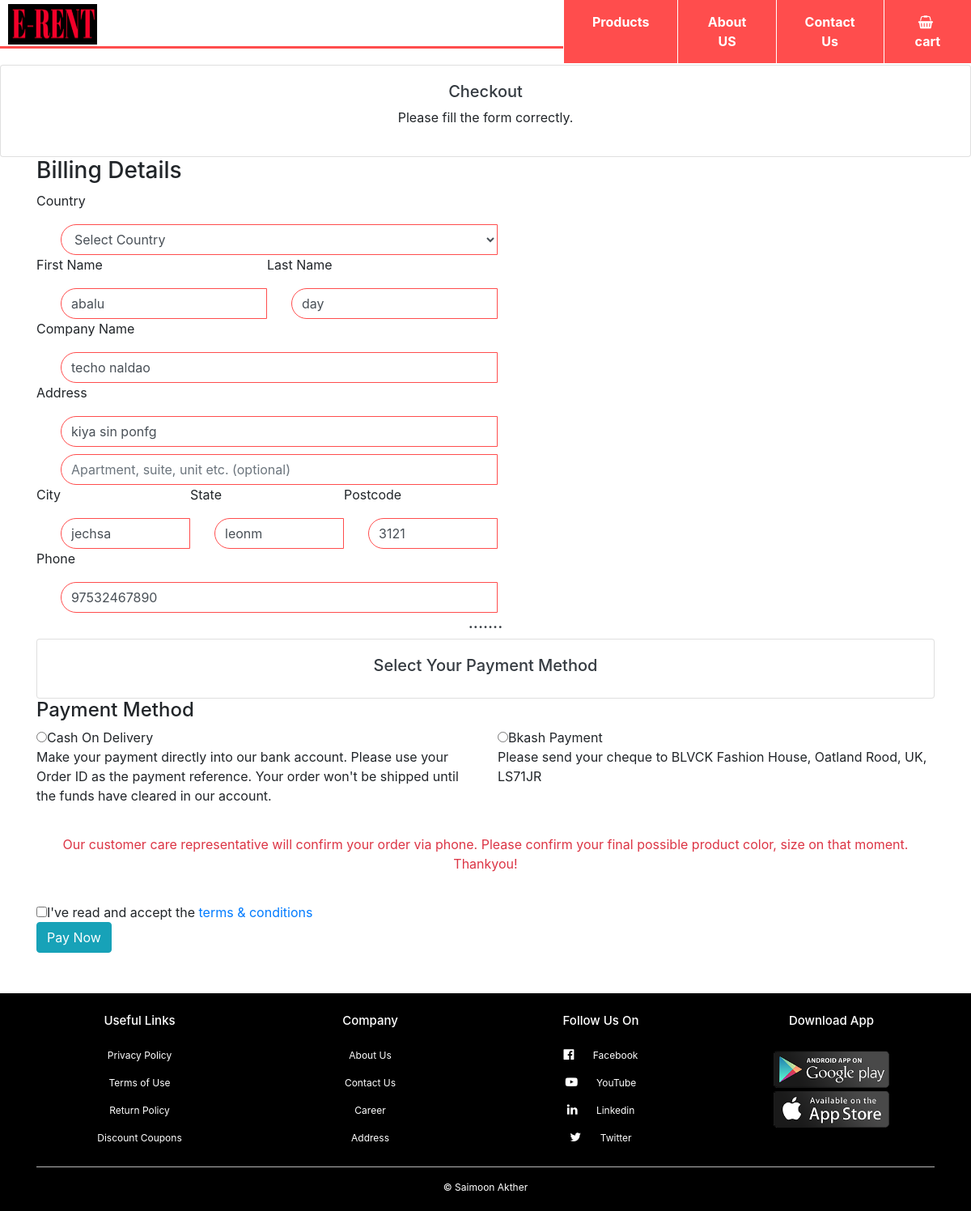
The page /checkout.php (signed in) on the database its author committed.
### tables this page shows
CREATE TABLE `userinfo` (
  `id` int(11) NOT NULL,
  `uid` int(11) NOT NULL,
  `firstname` varchar(255) NOT NULL,
  `lastname` varchar(255) NOT NULL,
  `company` varchar(255) NOT NULL,
  `address1` varchar(255) NOT NULL,
  `address2` varchar(255) NOT NULL,
  `city` varchar(255) NOT NULL,
  `state` varchar(255) NOT NULL,
  `country` varchar(255) NOT NULL,
  `zip` varchar(255) NOT NULL,
  `mobile` varchar(255) NOT NULL
);

### checkout.php (the view, shortened to what this page needs)
<?php
	require_once ('database/config.php');
include ('include/header.php');
$uid = $_SESSION['customerid'];
$sql = "SELECT * FROM userinfo WHERE uid=$uid";
$res = mysqli_query($connection, $sql);
$r = mysqli_fetch_assoc($res);
?>
<div class="card">
<div class="card-body">
<h5 class="text-center text-dark">Checkout</h5>
<p class="text-center">Please fill the form correctly.</p>
</div>
</div>
	<section id="content">
		<div class="content-blog">
<form method="post">
<div class="container">
			<div class="row">
				<div class="col-md-6 col-md-offset-3">
					<div class="billing-details">
						<h3 class="uppercase">Billing Details</h3>
							<label class="">Country </label>
							<select name="country" class="form-control">
								<option value="">Select Country</option>
							</select>
							<div class="row">
								<div class="col-md-6">
									<label>First Name </label>
									<input name="fname" class="form-control" placeholder="" value="<?php if(!empty($r['firstname'])){ echo $r['firstname']; } elseif(isset($fname)){ echo $fname; } ?>" type="text">
								</div>
								<div class="col-md-6">
									<label>Last Name </label>
									<input name="lname" class="form-control" placeholder="" value="<?php if(!empty($r['lastname'])){ echo $r['lastname']; }elseif(isset($lname)){ echo $lname; } ?>" type="text">
								</div>
							</div>
							<label>Company Name</label>
							<input name="company" class="form-control" placeholder="" value="<?php if(!empty($r['company'])){ echo $r['company']; }elseif(isset($company)){ echo $company; } ?>" type="text">
							<label>Address </label>
							<input name="address1" class="form-control" placeholder="Street address" value="<?php if(!empty($r['address1'])){ echo $r['address1']; } elseif(isset($address1)){ echo $address1; } ?>" type="text">
							<input name="address2" class="form-control" placeholder="Apartment, suite, unit etc. (optional)" value="<?php if(!empty($r['address2'])){ echo $r['address2']; }elseif(isset($address2)){ echo $address2; } ?>" type="text">
							<div class="row">
								<div class="col-md-4">
									<label>City </label>
									<input name="city" class="form-control" placeholder="City" value="<?php if(!empty($r['city'])){ echo $r['city']; }elseif(isset($city)){ echo $city; } ?>" type="text">
								</div>
								<div class="col-md-4">
									<label>State</label>
									<input name="state" class="form-control" value="<?php if(!empty($r['state'])){ echo $r['state']; }elseif(isset($state)){ echo $state; } ?>" placeholder="State" type="text">
								</div>
								<div class="col-md-4">
									<label>Postcode </label>
									<input name="zipcode" class="form-control" placeholder="Postcode / Zip" value="<?php if(!empty($r['zip'])){ echo $r['zip']; }elseif(isset($zip)){ echo $zip; } ?>" type="text">
								</div>
							</div>
							<label>Phone </label>
							<input name="phone" class="form-control" id="billing_phone" placeholder="" value="<?php if(!empty($r['mobile'])){ echo $r['mobile']; }elseif(isset($phone)){ echo $phone; } ?>" type="text">
					</div>
				</div>
			</div>
			<h5 class="text-center text-dark">.......</h5>
			<div class="card">
  <div class="card-body">
  <h5 class="text-center text-dark">Select Your Payment Method</h5>
  </div>
</div>
			<h4 class="heading">Payment Method</h4>
			<div class="payment-method">
				<div class="row">
						<div class="col-md-6">
							<input name="payment" id="radio1" class="css-checkbox" type="radio" value="cod"><span>Cash On Delivery</span>
							<p>Make your payment directly into our bank account. Please use your Order ID as the payment reference. Your order won't be shipped until the funds have cleared in our account.</p>
						</div>
						<div class="col-md-6">
							<input name="payment" id="radio2" class="css-checkbox" type="radio"><span value="bkash">Bkash Payment</span>
							<p>Please send your cheque to BLVCK Fashion House, Oatland Rood, UK, LS71JR</p>
						</div>
				</div>
				<div class="card-body">
  <p class="text-center text-danger">Our customer care representative will confirm your order via phone. Please confirm your final possible product color, size on that moment.
  Thankyou!</p>
  </div>
</div>
					<input name="agree" id="checkboxG2" class="css-checkbox" type="checkbox" value="true"><span>I've read and accept the <a href="#">terms &amp; conditions</a></span>
				<input type="submit" class="btn btn-info" value="Pay Now">
			</div>
		</div>
	</section>
<?php include ('include/footer.php') ?>

### css/style.css (style rules this page uses)
* { margin: 0; padding: 0; }
body { font-family: sans-serif; }
.form-control { margin-top: 9px; margin-left: 30px; border: 1px solid #ff4d4d !important; border-top-left-radius: 20px !important; border-bottom-left-radius: 20px !important; border-top-right-radius: 0 !important; border-bottom-right-radius: 0 !important; box-shadow: none !important; }

### css/product.css (style rules this page uses)
body { font-family: "Open Sans", sans-serif; }

### rows shown on the page
userinfo: fname "abalu", lname "day", company "techo naldao", address1 "kiya sin ponfg", city "jechsa", state "leonm", zipcode "3121", phone "97532467890"
